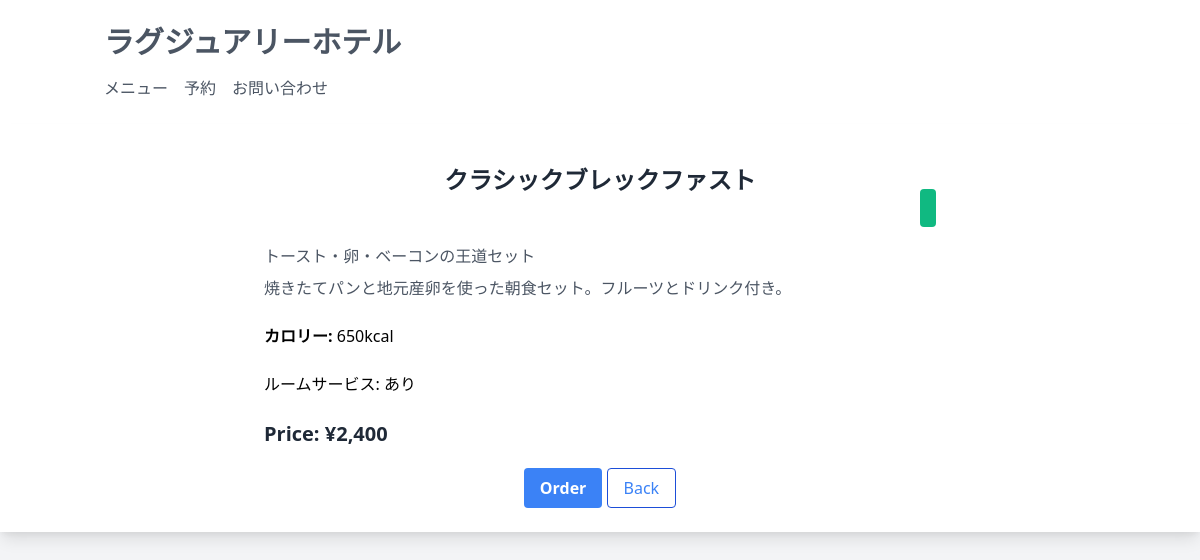
Screenshot of /menu/detail.php?id=1 with the database file from the repository.
### tables this page shows
CREATE TABLE menus (
    id BIGINT UNSIGNED AUTO_INCREMENT PRIMARY KEY COMMENT 'ID',
    name VARCHAR(255) NOT NULL COMMENT '名称',
    category_id BIGINT UNSIGNED NOT NULL COMMENT 'カテゴリID',
    price INT NOT NULL COMMENT '価格',
    stock INT NOT NULL COMMENT '在庫',
    summary TEXT COMMENT 'サマリー',
    description TEXT COMMENT '説明',
    image_name TEXT COMMENT '画像名',
    is_room_service TINYINT(1) NOT NULL DEFAULT 0 COMMENT 'ルームサービスフラグ',
    calories INT COMMENT 'カロリー',
    created_at DATETIME NOT NULL DEFAULT CURRENT_TIMESTAMP COMMENT '作成日',
    updated_at DATETIME NOT NULL DEFAULT CURRENT_TIMESTAMP ON UPDATE CURRENT_TIMESTAMP COMMENT '更新日',
    
     
    CONSTRAINT fk_menus_category_id
        FOREIGN KEY (category_id)
        REFERENCES categories(id)
        ON DELETE CASCADE
);

### lib/DB.php (called while the page is built, shortened)
<?php
class DB
{
    function __construct()
    {
        $db_connection = DB_CONNECTION;
        $db_name = DB_DATABASE;
        $db_host = DB_HOST;
        $db_port = DB_PORT;
        $db_user = DB_USERNAME;
        $db_password = DB_PASSWORD;
        $dsn = "{$db_connection}:dbname={$db_name};host={$db_host};charset=utf8;port={$db_port}";
        try {
            $this->pdo = new PDO($dsn, $db_user, $db_password);
        } catch (PDOException $e) {
            echo "接続失敗: " . $e->getMessage();
            echo $dsn;
            exit;
        }
    }
}

### app/models/Menu.php (called while the page is built, shortened)
<?php
class Menu extends DB
{
    public $table_name = "menus";
    public function findByID($id)
    {
        $posts['id'] = $id;
        $sql = "SELECT * FROM {$this->table_name} WHERE id = :id;";
        $stmt = $this->pdo->prepare($sql);
        $stmt->execute($posts);
        $this->value = $stmt->fetch();
        return $this->value;
    }
}

### menu/detail.php (the view, shortened to what this page needs)
<?php
$menu = new Menu();
$menu->findByID($_GET['id']);
?>
<!DOCTYPE html>
<html lang="ja">
<?php include COMPONENT_DIR . 'head.php' ?>
<body class="bg-gray-100">
    <?php include COMPONENT_DIR . 'nav.php' ?>
    <div class="bg-white shadow-lg p-6 flex justify-center">
        <div class="w-full max-w-2xl">
            <h2 class="text-2xl font-bold text-gray-800 text-center">
                <?= $menu->value['name']  ?>
            </h2>
            <div class="text-right mb-6">
                <label for="" class="bg-green-500 text-white p-2 rounded">
                </label>
            </div>
            <p class="text-gray-600 mt-2 text-left">
                <?= nl2br($menu->value['summary'])  ?>
            </p>
            <p class="text-gray-600 mt-2 text-left mb-6">
                <?= nl2br($menu->value['description'])  ?>
            </p>
            <?php if ($menu->value['calories'] > 0) : ?>
                <p class="mb-6 text-left">
                    <strong>カロリー:</strong>
                    <?= $menu->value['calories'] ?>kcal
                </p>
            <?php endif ?>
            <p class="mb-6 text-left">
                ルームサービス:
                <?php if ($menu->value['is_room_service']) : ?>
                    あり
                <?php else : ?>
                    なし
                <?php endif ?>
            </p>
            <p class="text-gray-800 text-xl font-bold mt-2 text-left">
                Price: &yen;<?= number_format($menu->value['price']) ?>
            </p>
            <div class="mt-5 text-center">
                <button class="bg-blue-500 hover:bg-blue-700 text-white font-bold py-2 px-4 rounded">
                    Order
                </button>
                <a href="./" class="border border-blue-700 text-blue-500 py-2 px-4 rounded hover:underline">Back</a>
            </div>
        </div>
    </div>
</body>
</html>

### rows the page displays
menus: name "クラシックブレックファスト", summary "トースト・卵・ベーコンの王道セット", description "焼きたてパンと地元産卵を使った朝食セット。フルーツとドリンク付き。", calories "650", price "2,400"
